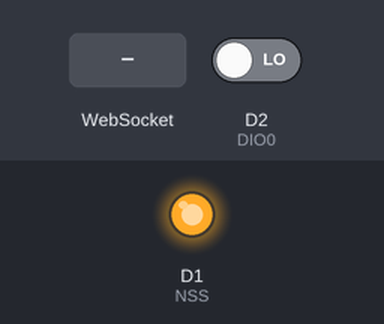
A sketch run on a simulated ESP8266 (NodeMCU). Parts: output pins drawn as LEDs (lit = HIGH). The inputs (shaded band) are chosen by the test bench; at power-on: D2 (DIO0) LOW. WiFi joins after 1.5 s; servers stay silent unless stated; storage starts empty; what the sketch prints to the serial monitor is not drawn.

Above: at 3.3 s.
3.4 s: WebSocket text "1" received
4.9 s: D2 (DIO0) driven HIGH
Timing chart, 0 to 7.9 s (numbered marks = the images above; inputs shaded):
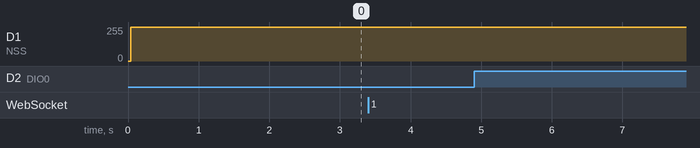

The sketch:

sketch_apr22a.ino
```cpp
#include "LoRa.h"
#include <ESP8266WiFi.h>
#include <ESP8266WebServer.h>
#include <WebSocketsServer.h>
#include <LittleFS.h>
#include <ArduinoJson.h>


ESP8266WebServer server(80);
WebSocketsServer webSocket = WebSocketsServer(81);
StaticJsonDocument <200> doc;


const char *ssid = "POCO F2 Pro";
const char *password = "haslo123";


void WIFI_Init();
void webSocketEvent(uint8_t num, WStype_t type, uint8_t * payload, size_t length);
void LOAD_Html();
void LOAD_CSS();
void LOAD_JS();


typedef struct
{
	int8_t x;
	int8_t y;
  int8_t data[2];
}axis_s;

static axis_s axis;

void setup()
{
  Serial.begin(115200);
  lora_s lora =
  {
	.bandwidth = khz_125,
	.sf = SF_10,
	.pa_boost = true,
	.max_power = 3,
	.output_power = 14,
	.lna_gain = 6
  };

  LoRa_Init(&lora);
  LoRa_Init_Transmit();

  delay(50);
  LittleFS.begin();
  delay(50);
  WIFI_Init();
  delay(50);
  webSocket.begin();
  webSocket.onEvent(webSocketEvent);
  server.on( "/" , LOAD_Html);
  server.on( "/style.css", LOAD_CSS);
  server.on( "/script.js", LOAD_JS);
  server.begin();
  delay(5);
}


void loop()
{
    server.handleClient();
    webSocket.loop();
}


void WIFI_Init()
{
  WiFi.begin(ssid, password);
  Serial.print("Connecting to ");
  Serial.print(ssid); Serial.println(" ...");
  int i = 0;
  while (WiFi.status() != WL_CONNECTED)
  {
    delay(1000);
    Serial.print(++i); Serial.print(' ');
  }
  Serial.print("IP addresss:\t");
  Serial.println(WiFi.localIP());
}

void webSocketEvent(uint8_t num, WStype_t type, uint8_t * payload, size_t length)
{
  switch (type)
  {
    case WStype_DISCONNECTED:
      {
        Serial.printf("[%u] Disconnected!\n", num);
      }
      break;

    case WStype_CONNECTED:
      {
        IPAddress ip = webSocket.remoteIP(num);
        Serial.printf("[%u] Connected from %d.%d.%d.%d url: %s\n", num, ip[0], ip[1], ip[2], ip[3], payload);

      }
      break;

    case WStype_TEXT:
      {
        Serial.printf("[%u] get Text: %s\n", num, payload);
        DeserializationError error = deserializeJson(doc, (char*)payload);
        axis.x = doc["x"];
        axis.y = doc["y"];
        axis.data[0] = axis.x;
        axis.data[1] = axis.y;
        LoRa_Transmit_8(axis.data, 2);
        Serial.println("Transmit..");
      }
      break;
  }
}

void LOAD_Html()
{
  File f = LittleFS.open("/index.html", "r");
  server.streamFile(f, "text/html");
  f.close();
}

void LOAD_CSS()
{
  File f = LittleFS.open("/style.css", "r");
  server.streamFile(f, "text/css");
  f.close();
}

void LOAD_JS()
{
  File f = LittleFS.open("/script.js", "r");
  server.streamFile(f, "application/javascript");
  f.close();
}
```

LoRa.cpp
```cpp
/*
 * LoRa.c
 *
 *  Created on: 6 lip 2023
 *      Author: ppdra
 */

#include "LoRa.h"


static void SPI_Write_8(uint8_t data);
static uint8_t SPI_Receive_8(uint8_t reg_address);


static void SPI_Write_8(uint8_t data)
{
	  SPI.transfer(data);
}

static uint8_t SPI_Receive_8(uint8_t reg_address)
{
    uint8_t data_received = 0;
	  SPI.transfer(reg_address);
	  data_received = SPI.transfer(0xFF);
	  return data_received;
}

void LoRa_Write(uint8_t reg_address, uint8_t reg_value)
{
	SET_BIT(reg_address, 1<<7);

	NSS_PIN_LOW
	SPI_Write_8(reg_address);
	SPI_Write_8(reg_value);
	NSS_PIN_HIGH
}


uint8_t LoRa_Receive(uint8_t reg_address)
{
	uint8_t data_received = 0;
	CLEAR_BIT(reg_address, 1<<7);

	NSS_PIN_LOW
	data_received = SPI_Receive_8(reg_address);
	NSS_PIN_HIGH
	return data_received;
}

void LoRa_Mode(mode_e mode)
{
	uint8_t read_value = LoRa_Receive(ADDR_REGOPMODE);
	CLEAR_BITS(read_value, 0x07);
	SET_BITS(read_value, mode);
	LoRa_Write(ADDR_REGOPMODE, read_value);
}


void LoRa_Set_Bandwidth(bandwidth_e bandwidth)
{
	uint8_t read_value = LoRa_Receive(ADDR_REGMODEMCONFIG1);
	CLEAR_BITS(read_value, 0xf0);
	SET_BITS(read_value, (bandwidth << 4));
	LoRa_Write(ADDR_REGMODEMCONFIG1, read_value);
}


void LoRa_Set_Coding_Rate(coding_rate_e coding_rate)
{
	uint8_t read_value = LoRa_Receive(ADDR_REGMODEMCONFIG1);
	CLEAR_BITS(read_value, 0x0e);
	SET_BITS(read_value, coding_rate<<1);
	LoRa_Write(ADDR_REGMODEMCONFIG1, read_value);
}


void LoRa_Set_Spreading_Factor(spreading_factor_e SF)
{
	uint8_t read_value = LoRa_Receive(ADDR_REGMODEMCONFIG2);
	CLEAR_BITS(read_value, 0xf0);
	SET_BITS(read_value, SF<<4);
	LoRa_Write(ADDR_REGMODEMCONFIG2, read_value);
}


void LoRa_Set_CRC(bool set_rest)
{
	uint8_t read_value = LoRa_Receive(ADDR_REGMODEMCONFIG2);
	if(set_rest == true)
	{
		SET_BIT(read_value, 1<<2);
	}
	else
  	{
    	CLEAR_BIT(read_value, 1<<2);
  	}
  	LoRa_Write(ADDR_REGMODEMCONFIG2, read_value);
}


void LoRa_Set_Pa_Boost(bool set_rest)
{
	uint8_t read_value = LoRa_Receive(ADDR_REGPACONFIG);
  	if(set_rest == true)
  	{
		SET_BIT(read_value, 1<<7);
  	}
  	else
  	{
    	CLEAR_BIT(read_value, 1<<7);
  	}
  	LoRa_Write(ADDR_REGPACONFIG, read_value);
}

/*
 * Set Max Output Power: 0 to 7
 */

void LoRa_Set_Max_Output_Power(uint8_t value)
{
	if(value <= 7)
	{
		uint8_t read_value = LoRa_Receive(ADDR_REGPACONFIG);
		SET_BITS(read_value, (value)<<4);
		LoRa_Write(ADDR_REGPACONFIG, read_value);
	}
}

/*
 * Set Output Power: 0 to 15
 */
void LoRa_Set_Output_Power(uint8_t value)
{
	if(value <= 15)
	{
		uint8_t read_value = LoRa_Receive(ADDR_REGPACONFIG);
		SET_BITS(read_value, value);
		LoRa_Write(ADDR_REGPACONFIG, read_value);
	}

}

/*
 * Set Lna Gain: 0 to 7
 */
void LoRa_Set_Lna_Gain(uint8_t value)
{
	if(value <= 7)
	{
		uint8_t read_value = LoRa_Receive(ADDR_REGLNA);
		SET_BITS(read_value, (value)<<5);
		LoRa_Write(ADDR_REGLNA, read_value);
	}
}


void LoRa_Init_Transmit()
{
    LoRa_Write(ADDR_REGDIOMAPPING1, 0x40);  /* Map Pin DIO0 for interrupt when TX done */
    LoRa_Write(ADDR_REGIRQFLAGS, 0xFF);     /* Clear interrupts flags */
    LoRa_Set_CRC(true); 					/* SET CRC enable */
}


void LoRa_Transmit_8(int8_t *data, uint8_t length)
{
    uint8_t fifo_current_address = 0;
    LoRa_Mode(STDBY);
    fifo_current_address = LoRa_Receive(ADDR_REGFIFOTXBASEADDR);   /* Read pointer from where data to Tx will be stored */
    LoRa_Write(ADDR_REGFIFOADDPTR, fifo_current_address);       /* Write address of pointer */
    LoRa_Write(ADDR_REGPAYLOADLENGTH, length);                  /* Write data length */
    for (uint8_t i = 0; i < length; i++)
    {
        LoRa_Write(ADDR_REGFIFO, data[i]);                      /* Write data to FIFO, Pointer increment itself*/
    }
    LoRa_Mode(TX);
    while(digitalRead(D2) == 0){yield();};
}

void Lora_Init_Receive()
{
    LoRa_Write(ADDR_REGDIOMAPPING1, 0x00);  /* Map Pin DIO0 for interrupt when RX done */
    LoRa_Write(ADDR_REGIRQFLAGS, 0xFF);     /* Clear interrupts flags */
	  LoRa_Set_CRC(false);				/* CRC only on TX side in Explicit mode */
}

void LoRa_Recieve_8(uint8_t *recieved_data, uint8_t length)
{
  uint8_t fifo_current_address = 0;
  uint8_t bytes_received = 0;


	LoRa_Mode(STDBY);
	fifo_current_address = LoRa_Receive(ADDR_REGFIFORXBASEADDR);
	LoRa_Write(ADDR_REGFIFOADDPTR, fifo_current_address);
	LoRa_Mode(RXCONTINUOUS);

  while(digitalRead(D2) == 0){yield();};

  bytes_received = LoRa_Receive(ADDR_REGRXNBBYTES);
	fifo_current_address = LoRa_Receive(ADDR_REGFIFORXBASEADDR);
	LoRa_Write(ADDR_REGFIFOADDPTR, fifo_current_address);
	for (uint8_t i = 0; i < bytes_received; i++)
	{
    /* Write data to FIFO, Pointer to next data increment itself*/
		recieved_data[i] = LoRa_Receive(ADDR_REGFIFO);

	}
	LoRa_Write(ADDR_REGIRQFLAGS, 0xFF);
}


void LoRa_Init(lora_s *lora)
{
  pinMode(D1, OUTPUT); // NSS
  pinMode(D2, INPUT); // DIO0

  SPI.begin();
  SPI.beginTransaction(SPISettings(6500000, MSBFIRST, SPI_MODE0));

	LoRa_Mode(SLEEP);
	LoRa_Write(ADDR_REGOPMODE, 0x88); 		/* Set LoRa Mode */
	LoRa_Set_Bandwidth(lora->bandwidth);
	LoRa_Set_Spreading_Factor(lora->sf);
	LoRa_Set_Pa_Boost(lora->pa_boost);
	LoRa_Set_Max_Output_Power(lora->max_power);
	LoRa_Set_Output_Power(lora->output_power);
	LoRa_Set_Lna_Gain(lora->lna_gain);
}
```

LoRa.h
```cpp
#ifndef SRC_LORA_H_
#define SRC_LORA_H_

#include <stdint.h>
#include <SPI.h>
#include <stdbool.h>

#define NSS_PIN_HIGH 	digitalWrite(D1, HIGH);
#define NSS_PIN_LOW		digitalWrite(D1, LOW);


#define CLEAR_BIT(REG, MASK)    ((REG) &= ~(MASK))
#define SET_BIT(REG, MASK)      ((REG) |= (MASK))
#define CLEAR_BITS(REG, MASK)   ((REG) &= ~(MASK))
#define SET_BITS(REG, MASK)     ((REG) |= (MASK))

#define RX_BUFFER_SIZE 2

#define ADDR_REGFIFO 0x00
#define ADDR_REGOPMODE 0x01
#define ADDR_REGFRMSB 0x06
#define ADDR_REGFRMID 0x07
#define ADDR_REGFRLSB 0x08
#define ADDR_REGPACONFIG 0x09
#define ADDR_REGPARAMP 0x0A
#define ADDR_REGOCP 0x0B
#define ADDR_REGLNA 0x0C
#define ADDR_REGFIFOADDPTR 0x0D
#define ADDR_REGFIFOTXBASEADDR 0x0E
#define ADDR_REGFIFORXBASEADDR 0x0F
#define ADDR_REGFIFORXCURRENTADDR 0x10
#define ADDR_REGIRQFLAGS 0x12
#define ADDR_REGRXNBBYTES 0x13
#define ADDR_REGPKTRSSIVALUE 0x1A
#define ADDR_REGMODEMCONFIG1 0x1D
#define ADDR_REGMODEMCONFIG2 0x1E
#define ADDR_REGMODEMSTAT 0x18
#define ADDR_REGSYMBTIMEOUTL 0x1F
#define ADDR_REGPREAMBLEMSB 0x20
#define ADDR_REGPREAMBLELSB 0x21
#define ADDR_REGPAYLOADLENGTH 0x22
#define ADDR_REGDIOMAPPING1 0x40
#define ADDR_REGDIOMAPPING2 0x41
#define ADDR_REGVERSION 0x42
#define ADDR_REGRSSIVALUE 0x1B

typedef enum
{
	SLEEP = 0x00,
	STDBY = 0x01,
	FSTX = 0x02,
	TX = 0x03,
	FSRX = 0x04,
	RXCONTINUOUS = 0x05,
	RXSINGLE = 0x06,
	CAD = 0x07
} mode_e;

typedef enum
{
	khz_7_8,
	khz_10_4,
	khz_15_7,
	khz_20_8,
	khz_31_25,
	khz_41_7,
	khz_62_5,
	khz_125,
	khz_250,
	khz_500
} bandwidth_e;

typedef enum
{
	CR_4_5 = 0x01,
	CR_4_6,
	CR_4_7,
	CR_4_8,
} coding_rate_e;

typedef enum
{
	SF_6 = 0x06,
	SF_7,
	SF_8,
	SF_9,
	SF_10,
	SF_11,
	SF_12,
} spreading_factor_e;

typedef struct
{
	bandwidth_e bandwidth;
	spreading_factor_e sf;
	bool pa_boost;
	uint8_t max_power;
	uint8_t output_power;
	uint8_t lna_gain;
} lora_s;

typedef struct
{
	int8_t data[RX_BUFFER_SIZE];
} rx_buffer_s;

void LoRa_Write(uint8_t reg_address, uint8_t reg_value);
uint8_t LoRa_Receive(uint8_t reg_address);
void LoRa_Mode(mode_e mode);
void LoRa_Set_Bandwidth(bandwidth_e bandwidth);
void LoRa_Set_Coding_Rate(coding_rate_e coding_rate);
void LoRa_Set_Spreading_Factor(spreading_factor_e SF);
void LoRa_Set_CRC(bool set_rest);
void LoRa_Set_Pa_Boost(bool set_rest);
void LoRa_Set_Max_Output_Power(uint8_t value);
void LoRa_Set_Output_Power(uint8_t value);
void Lora_Set_Lna_Gain(uint8_t value);
void LoRa_Init(lora_s *lora);
void Lora_Init_Receive();
void LoRa_Recieve_8(int8_t *data_buffer);
void LoRa_Init_Transmit();
void LoRa_Transmit_8(int8_t *data, uint8_t length);
void LoRa_It_Rx_Callback(void);
const rx_buffer_s *LoRa_Get_Buffer(void);

#endif /* SRC_LORA_H_ */
```

Measured:
- after the input at 4.9 s, every drawn part: stays the same
